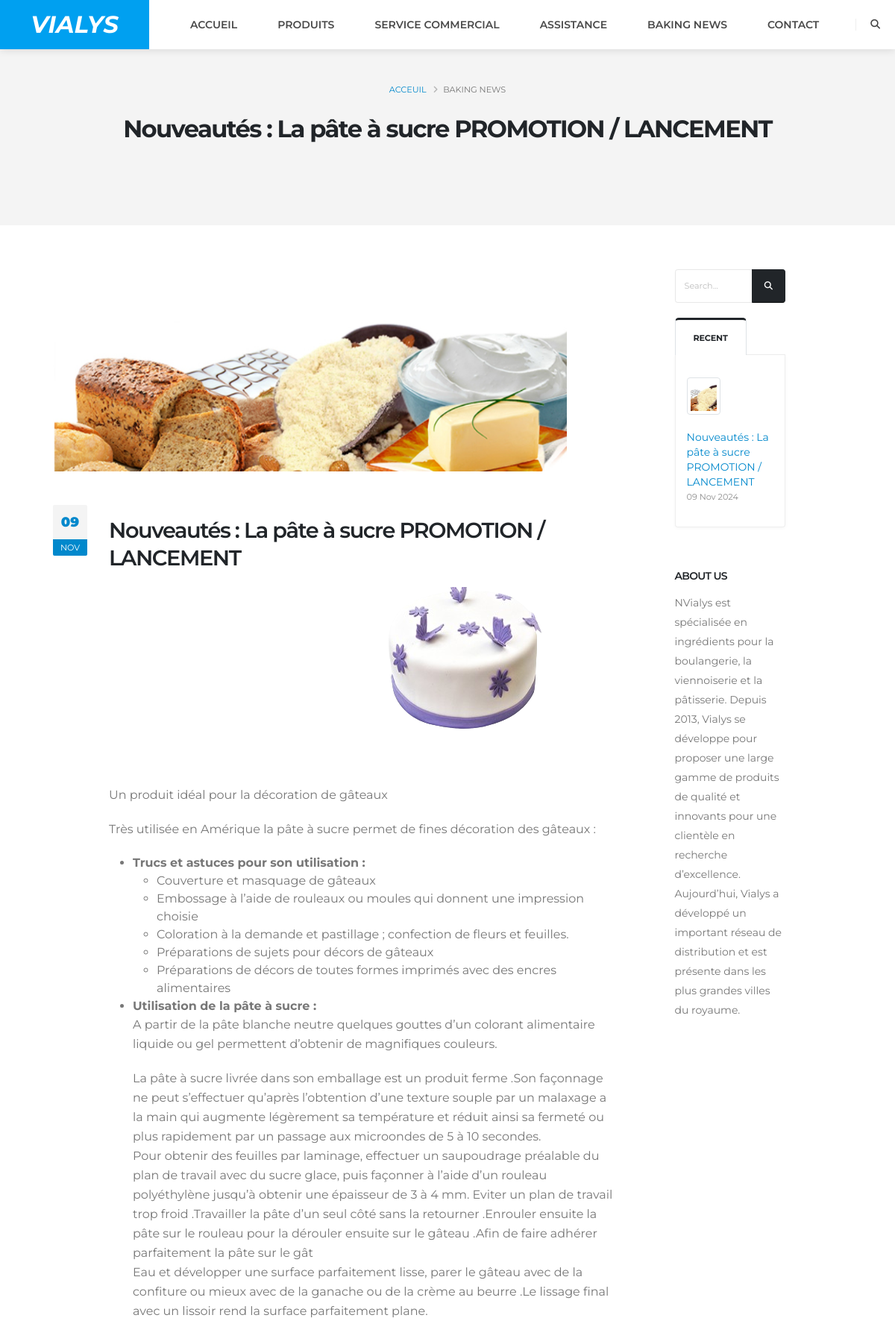
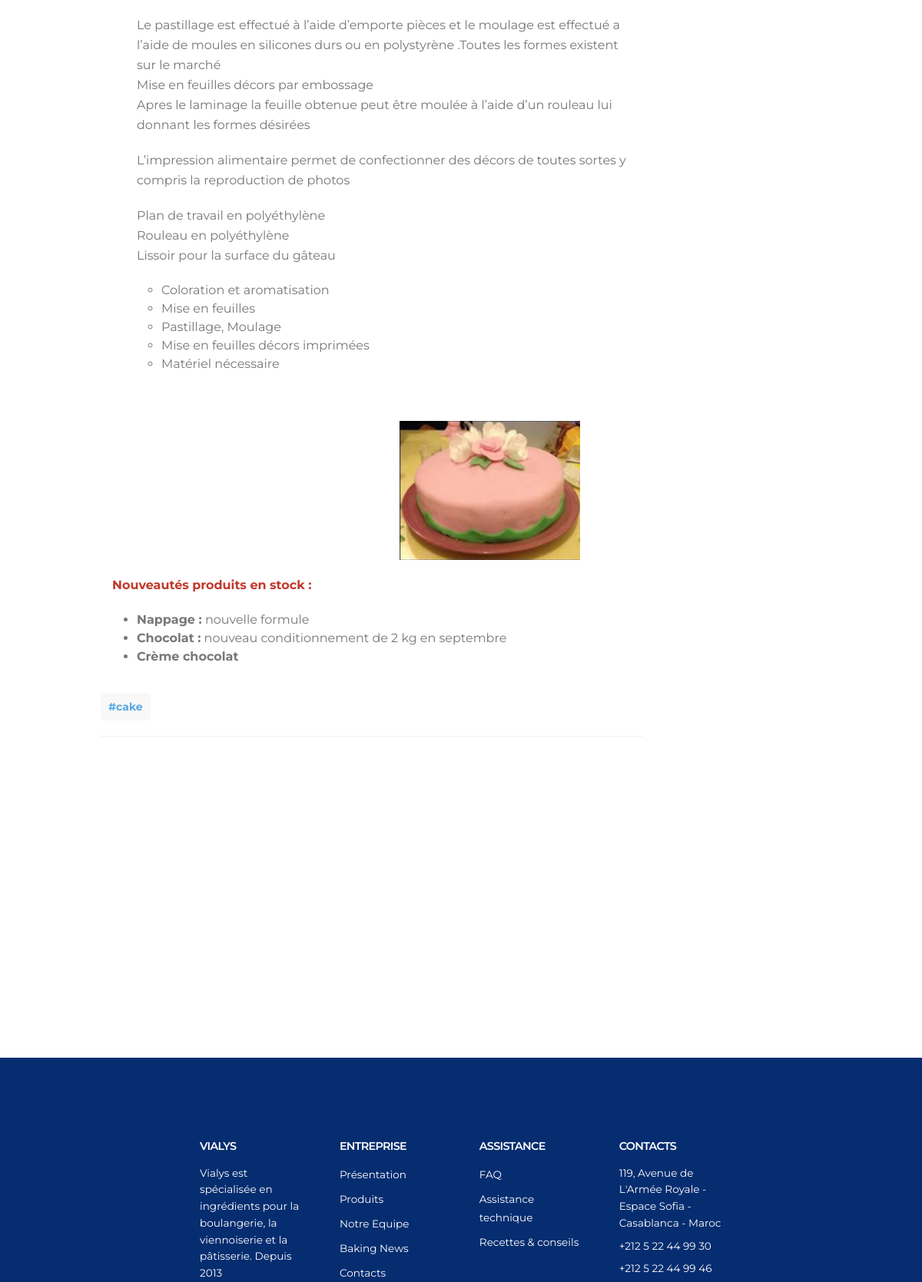
The app's page /8/ (upper part) with its own data (2 pictures, top to bottom).
### blog/models.py (models this page shows, shortened)
class BlogPost(models.Model):
    title = models.CharField(max_length=200)
    image = models.ImageField(upload_to='blogs/')
    content = RichTextUploadingField()  # for rich text editing
    author = models.CharField(max_length=100)
    created_at = models.DateTimeField(auto_now_add=True)
    updated_at = models.DateTimeField(auto_now=True)
    published = models.BooleanField(default=False)
    published_date = models.DateTimeField(null=True, blank=True)
    tags = models.ManyToManyField(Tag, related_name='blog_posts', blank=True)

class Tag(models.Model):
    name = models.CharField(max_length=100, unique=True)

### blog/views.py (the view)
# urls.py: path('<int:id>/', views.blog_detail, name='blog_detail'),  # Blog detail page, with post id
def blog_detail(request, id):
    post = get_object_or_404(BlogPost, id=id)
    recent_posts = BlogPost.objects.filter(published=True).order_by('-created_at')[:3]
    return render(request, 'blog/blog_detail.html', {'post': post, 'recent_posts': recent_posts})

### products/context_processors.py (called while the page is built)
def categories(request):
    return {
        'categories': Category.objects.all()
    }

### blog/templates/blog/blog_detail.html (shortened to what this page needs)
{% extends 'products/base.html' %}
{% load static %}
{% block content %}
<div role="main" class="main">
    <section class="page-header page-header-modern bg-color-grey page-header-md">
        <div class="container p-5">
            <div class="row">
                <div class="col-md-12 align-self-center p-static order-2 text-center">
                    <h1 class="text-dark font-weight-bold text-8 p-3">{{ post.title }}</h1>
                </div>
                <div class="col-md-12 align-self-center order-1 p-2 ">
                    <ul class="breadcrumb d-block text-center">
                        <li><a href="{% url 'acceuil' %}">Acceuil</a></li>
                        <li class="active">Baking News</li>
                    </ul>
                </div>
            </div>
        </div>
    </section>
    <div class="container-fluid py-4">
        <div class="row">
            <div class="col-lg-9">
                <div class="blog-posts">
                    <div class="container py-4">
                        <div class="row">
                            <div class="col-lg-12">
                                <article class="post post-large">
                                    <div class="post-image">
                                        <img src="{{ post.image.url }}" loading="lazy" class="img-fluid"
                                            alt="{{ post.title }}" />
                                    </div>
                                    <div class="post-date">
                                        <span class="day">{{ post.created_at|date:"d" }}</span>
                                        <span class="month">{{ post.created_at|date:"M" }}</span>
                                    </div>
                                    <div class="post-content">
                                        <h2 class="font-weight-semibold text-6 line-height-3 mb-3">{{ post.title }}</h2>
                                        <p>{{ post.content|safe }}</p>
                                    </div>
                                    <div class="tags">
                                        {% for tag in post.tags.all %}
                                        <span class="custom-tag">#{{ tag.name }}</span>
                                        {% endfor %}
                                    </div>
                                </article>
                            </div>
                        </div>
                    </div>
                </div>
            </div>
            <div class="col-lg-3">
                <aside class="sidebar">
                    <form action="{% url 'blog_list' %}" method="get">
                        <div class="input-group mb-3 pb-1">
                            <input class="form-control text-1" placeholder="Search..." name="search" id="s" type="text"
                                value="{{ request.GET.s }}">
                            <button type="submit" class="btn btn-dark text-1 p-2"><i
                                    class="fas fa-search m-2"></i></button>
                        </div>
                    </form>
                    <div class="tabs tabs-dark mb-4 pb-2">
                        <ul class="nav nav-tabs">
                            <li class="nav-item"><a class="nav-link text-1 font-weight-bold text-uppercase active"
                                    href="#recentPosts" data-bs-toggle="tab">Recent</a></li>
                        </ul>
                        <div class="tab-content">
                            <div class="tab-pane active" id="recentPosts">
                                <ul class="simple-post-list">
                                    {% for post in recent_posts %}
                                    <li>
                                        <div class="post-image">
                                            <div class="img-thumbnail img-thumbnail-no-borders d-block">
                                                <a href="{% url 'blog_detail' post.id %}">
                                                    <img src="{{ post.image.url }}" class="img-thumbnail"
                                                        alt="{{ post.title }}" loading="lazy"
                                                        style="width: 50px; height: 50px; object-fit: cover;">
                                                </a>
                                            </div>
                                        </div>
                                        <div class="post-info">
                                            <a href="{% url 'blog_detail' post.id %}">{{ post.title }}</a>
                                            <div class="post-meta">{{ post.created_at|date:"d M Y" }}</div>
                                        </div>
                                    </li>
                                    {% endfor %}
                                </ul>
                            </div>
                        </div>
                    </div>
                    <h5 class="font-weight-semi-bold pt-4">About Us</h5>
                    <p>NVialys est spécialisée en ingrédients pour la boulangerie, la viennoiserie et la pâtisserie.
                        Depuis 2013, Vialys se développe pour proposer une large gamme de produits de qualité et
                        innovants pour une clientèle en recherche d’excellence. Aujourd’hui, Vialys a développé un
                        important réseau de distribution et est présente dans les plus grandes villes du royaume.</p>
                </aside>
            </div>
        </div>
    </div>
</div>
{% endblock %}

### static/css/theme-blog.css (style rules this page uses)
.blog-posts:not(.blog-posts-no-margins) article { border-bottom: 1px solid rgba(0, 0, 0, 0.06); margin-bottom: 50px; padding-bottom: 20px; }
article.post .post-date { float: left; margin-right: 10px; text-align: center; }
article.post .post-date .month { display: block; background: var(--grey-500); border-radius: 0 0 2px 2px; color: var(--light); font-size: 0.8em; line-height: 1.8; padding: 1px 10px; text-transform: uppercase; }
article.post .post-date .day { background: var(--grey-100); border-radius: 2px 2px 0 0; color: var(--grey-500); display: block; font-size: 18px; font-weight: 900; padding: 10px; }
article.post-large { margin-left: 60px; }
article.post-large h2 { margin-bottom: 5px; }
article.post-large .post-image, article.post-large .post-date { margin-left: -60px; }
article.post-large .post-image { margin-bottom: 25px; }
ul.simple-post-list { list-style: none; margin: 0; padding: 0; }
ul.simple-post-list li { border-bottom: 1px dotted #E2E2E2; padding: 15px 0; }
ul.simple-post-list li::after { clear: both; content: ""; display: block; }
ul.simple-post-list li:last-child { border-bottom: 0; }
ul.simple-post-list .post-image { float: left; margin-right: 12px; }
ul.simple-post-list .post-meta { color: var(--grey-900); font-size: 0.8em; }
ul.simple-post-list .post-info { line-height: 20px; }
.recent-posts .date .month, article.post .post-date .month { background-color: var(--primary); }
.recent-posts .date .day, article.post .post-date .day { color: var(--primary); }

### static/css/header_style.css (style rules this page uses)
body { font-family: 'Montserrat', sans-serif !important; }

### products/templates/products/base.html (style rules this page uses)
.container-fluid { width: 100%; padding-right: 15px; padding-left: 15px; margin-right: auto; margin-left: auto; }

### records on screen
BlogPost: title "Nouveautés : La pâte à sucre PROMOTION / LANCEMENT", image (picture), created_at "09", created_at "NOV", content (picture), content "Un produit idéal pour la décoration de gâteaux Très utilisée en Amérique la pâte à sucre permet de fines décoration des gâteaux : Trucs et astuces pour son utilisation : Couverture et masquage de gâteaux Embossage à l’aide de rouleaux ou moules qui donnent une impression choisie Coloration à la demande et pastillage ; confection de fleurs et feuilles. Préparations de sujets pour décors de gâteaux Préparations de décors de toutes formes imprimés avec des encres alimentaires Utilisation de la pâte à sucre : A partir de la pâte blanche neutre quelques gouttes d’un colorant alimentaire liquide ou gel permettent d’obtenir de magnifiques couleurs. La pâte à sucre livrée dans son emballage est un…", created_at "09 Nov 2024"
Tag: name "cake"
